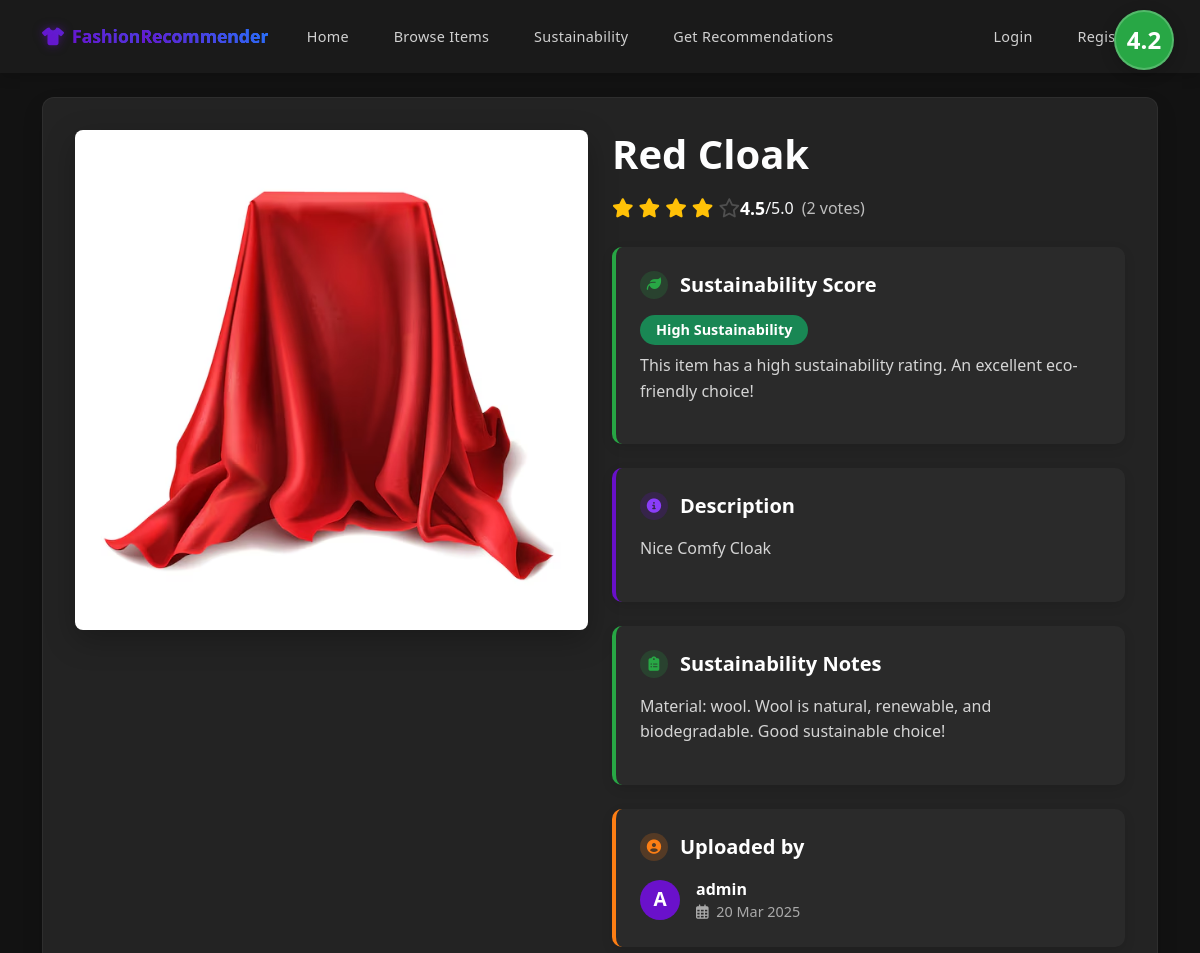
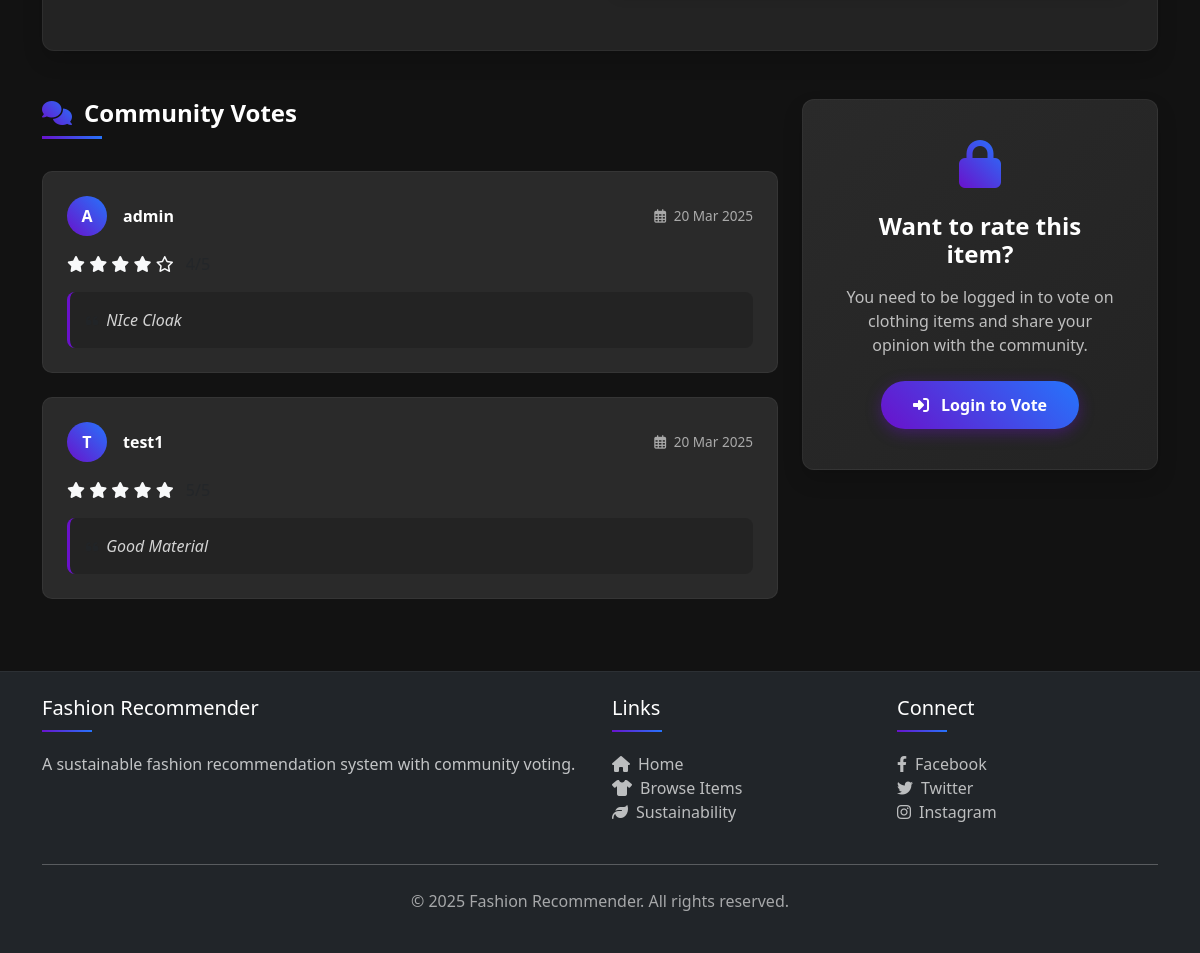
Page /item/1 on the committed database (2 pictures, top to bottom).
### models.py (models this page shows, shortened)
class ClothingItem(db.Model):
    id = db.Column(db.Integer, primary_key=True)
    name = db.Column(db.String(100), nullable=False)
    description = db.Column(db.Text)
    image_path = db.Column(db.String(255), nullable=False)
    sustainability_score = db.Column(db.Float, default=0.0)
    sustainability_notes = db.Column(db.Text)
    created_at = db.Column(db.DateTime, default=datetime.utcnow)
    user_id = db.Column(db.Integer, db.ForeignKey('user.id'))
    votes = db.relationship('Vote', backref='item', lazy='dynamic')
    def get_vote_score(self):
        votes = self.votes.all()
        if not votes:
            return 0
        return sum(vote.value for vote in votes) / len(votes)

class User(UserMixin, db.Model):
    id = db.Column(db.Integer, primary_key=True)
    username = db.Column(db.String(64), unique=True, nullable=False)
    email = db.Column(db.String(120), unique=True, nullable=False)
    password_hash = db.Column(db.String(128))
    role = db.Column(db.String(20), default=Role.CUSTOMER)  # Default to customer role
    created_at = db.Column(db.DateTime, default=datetime.utcnow)
    items = db.relationship('ClothingItem', backref='owner', lazy='dynamic')
    votes = db.relationship('Vote', backref='voter', lazy='dynamic')

class Vote(db.Model):
    id = db.Column(db.Integer, primary_key=True)
    value = db.Column(db.Integer, nullable=False)  # 1-5 rating
    comment = db.Column(db.Text)
    created_at = db.Column(db.DateTime, default=datetime.utcnow)
    user_id = db.Column(db.Integer, db.ForeignKey('user.id'))
    item_id = db.Column(db.Integer, db.ForeignKey('clothing_item.id'))
    __table_args__ = (
        db.UniqueConstraint('user_id', 'item_id', name='unique_user_item_vote'),
    )

### app_simple.py (the view)
@app.route('/item/<int:item_id>')
def item_details(item_id):
    item = ClothingItem.query.get_or_404(item_id)
    item.image_path = normalize_path(item.image_path)
    user_vote = None
    if current_user.is_authenticated:
        user_vote = Vote.query.filter_by(user_id=current_user.id, item_id=item.id).first()
    return render_template('item_details.html', item=item, user_vote=user_vote)

### templates/item_details.html (shortened to what this page needs)
{% extends "base.html" %}
{% block content %}
<div class="item-details-container">
    <div class="row">
        <div class="col-md-6 mb-4 mb-md-0">
            <div class="item-image-container">
                <img src="{{ url_for('static', filename=item.image_path|normalize_path) }}" alt="{{ item.name }}" class="item-image">
            </div>
        </div>
        <div class="col-md-6">
            <h1 class="item-title">{{ item.name }}</h1>
            <div class="rating-display">
                <div class="rating">
                    {% set score = item.get_vote_score() %}
                    {% for i in range(5) %}
                        {% if i < score|int %}
                        <i class="fas fa-star"></i>
                        {% else %}
                        <i class="far fa-star"></i>
                        {% endif %}
                    {% endfor %}
                </div>
                <span class="vote-score" id="vote-score">{{ score|round(1) }}</span>/5.0
                <span class="vote-count ms-2">(<span id="votes-count">{{ item.votes.count() }}</span> votes)</span>
            </div>
            <div class="info-section sustainability-section">
                <h5 class="section-title"><i class="fas fa-leaf"></i>Sustainability Score</h5>
                <div class="d-flex align-items-center">
                    <div class="sustainability-score score-{{ item.sustainability_score|int }}">
                        {{ item.sustainability_score }}
                    </div>
                    <div>
                        {% if item.sustainability_score < 2.5 %}
                        <span class="badge bg-danger sustainability-badge">Low Sustainability</span>
                        <p class="section-content mt-2">This item has a low sustainability rating. Consider choosing alternatives with higher scores.</p>
                        {% elif item.sustainability_score < 3.5 %}
                        <span class="badge bg-warning text-dark sustainability-badge">Medium Sustainability</span>
                        <p class="section-content mt-2">This item has a moderate sustainability rating. There's room for improvement.</p>
                        {% else %}
                        <span class="badge bg-success sustainability-badge">High Sustainability</span>
                        <p class="section-content mt-2">This item has a high sustainability rating. An excellent eco-friendly choice!</p>
                        {% endif %}
                    </div>
                </div>
            </div>
            {% if item.description %}
            <div class="info-section description-section">
                <h5 class="section-title"><i class="fas fa-info-circle"></i>Description</h5>
                <p class="section-content">{{ item.description }}</p>
            </div>
            {% endif %}
            {% if item.sustainability_notes %}
            <div class="info-section sustainability-section">
                <h5 class="section-title"><i class="fas fa-clipboard-list"></i>Sustainability Notes</h5>
                <p class="section-content">{{ item.sustainability_notes }}</p>
            </div>
            {% endif %}
            <div class="info-section uploader-section">
                <h5 class="section-title"><i class="fas fa-user-circle"></i>Uploaded by</h5>
                <div class="uploader-info">
                    <div class="uploader-avatar">
                        {{ item.owner.username[0]|upper }}
                    </div>
                    <div class="uploader-details">
                        <span class="uploader-name">{{ item.owner.username }}</span>
                        <span class="upload-date">
                            <i class="far fa-calendar-alt me-1"></i> {{ item.created_at.strftime('%d %b %Y') }}
                        </span>
                    </div>
                </div>
            </div>
        </div>
    </div>
</div>
<div class="row community-votes-section">
    <div class="col-md-8">
        <h3 class="section-header"><i class="fas fa-comments"></i>Community Votes</h3>
        {% if item.votes.count() > 0 %}
            {% for vote in item.votes %}
            <div class="vote-card">
                <div class="vote-card-body">
                    <div class="vote-card-header">
                        <div class="voter-info">
                            <div class="voter-avatar">
                                {{ vote.voter.username[0]|upper }}
                            </div>
                            <span class="voter-name">{{ vote.voter.username }}</span>
                        </div>
                        <span class="vote-date">
                            <i class="far fa-calendar-alt me-1"></i> {{ vote.created_at.strftime('%d %b %Y') }}
                        </span>
                    </div>
                    <div class="vote-rating">
                        {% for i in range(5) %}
                            {% if i < vote.value %}
                            <i class="fas fa-star"></i>
                            {% else %}
                            <i class="far fa-star"></i>
                            {% endif %}
                        {% endfor %}
                        <span class="ms-2 text-muted">{{ vote.value }}/5</span>
                    </div>
                    {% if vote.comment %}
                    <div class="vote-comment">
                        <i class="fas fa-quote-left me-2 small text-muted"></i>{{ vote.comment }}
                    </div>
                    {% endif %}
                </div>
            </div>
            {% endfor %}
        {% else %}
            <div class="empty-votes">
                <i class="far fa-comment-dots"></i>
                <h4>No votes yet</h4>
                <p>Be the first to share your opinion about this item!</p>
            </div>
        {% endif %}
    </div>
    <div class="col-md-4">
        {% if current_user.is_authenticated %}
        <div class="rating-form-container">
            <h3 class="rating-form-title">Rate This Item</h3>
            {% if user_vote %}
            <p class="rating-form-subtitle">
                You've already rated this item. You can update your rating below.
            </p>
            {% else %}
            <p class="rating-form-subtitle">
                Share your thoughts about this item with the community.
            </p>
            {% endif %}
            <form method="POST" action="{{ url_for('vote', item_id=item.id) }}" id="ajax-vote-form" data-item-id="{{ item.id }}">
                <div class="mb-4">
                    <label class="form-label">Your Rating:</label>
                    <div class="rating-form">
                        {% for i in range(1, 6) %}
                        <span class="star {% if user_vote and user_vote.value >= i %}active{% endif %}" data-value="{{ i }}">
                            <i class="fas fa-star"></i>
                        </span>
                        {% endfor %}
                    </div>
                    <input type="hidden" id="rating-value" name="vote" value="{{ user_vote.value if user_vote else '0' }}">
                </div>
                <div class="mb-4">
                    <label for="comment" class="form-label">Comment (Optional):</label>
                    <textarea class="form-control" id="comment" name="comment" rows="4" placeholder="Share your thoughts about this item...">{{ user_vote.comment if user_vote else '' }}</textarea>
                </div>
                <button type="submit" class="btn btn-primary submit-btn">
                    {% if user_vote %}
                    <i class="fas fa-sync-alt me-2"></i> Update Rating
                    {% else %}
                    <i class="fas fa-paper-plane me-2"></i> Submit Rating
                    {% endif %}
                </button>
            </form>
        </div>
        {% else %}
        <div class="login-card">
            <i class="fas fa-lock login-icon"></i>
            <h5 class="login-title">Want to rate this item?</h5>
            <p class="login-text">You need to be logged in to vote on clothing items and share your opinion with the community.</p>
            <a href="{{ url_for('login', next=request.path) }}" class="btn btn-primary login-btn">
                <i class="fas fa-sign-in-alt me-2"></i> Login to Vote
            </a>
        </div>
        {% endif %}
    </div>
</div>
{% endblock %}

### templates/base.html (shortened to what this page needs)
<!DOCTYPE html>
<html lang="en">
<head>
    <link href="https://cdn.jsdelivr.net/npm/bootstrap@5.3.0-alpha1/dist/css/bootstrap.min.css" rel="stylesheet">
    <link rel="stylesheet" href="https://cdnjs.cloudflare.com/ajax/libs/font-awesome/6.3.0/css/all.min.css">
    <link rel="stylesheet" href="{{ url_for('static', filename='css/style.css') }}">
</head>
<body>
    <nav class="navbar navbar-expand-lg navbar-dark navbar-compact bg-dark">
        <div class="container">
            <a class="navbar-brand" href="{{ url_for('index') }}">
                <i class="fas fa-tshirt"></i><span class="brand-text">Fashion<span>Recommender</span></span>
            </a>
            <div class="collapse navbar-collapse" id="navbarSupportedContent">
                <ul class="navbar-nav me-auto mb-2 mb-lg-0">
                    <li class="nav-item">
                        <a class="nav-link {% if request.endpoint == 'index' %}active{% endif %}" href="{{ url_for('index') }}">Home</a>
                    </li>
                    <li class="nav-item">
                        <a class="nav-link {% if request.endpoint == 'items' %}active{% endif %}" href="{{ url_for('items') }}">Browse Items</a>
                    </li>
                    <li class="nav-item">
                        <a class="nav-link {% if request.endpoint == 'sustainability' %}active{% endif %}" href="{{ url_for('sustainability') }}">Sustainability</a>
                    </li>
                    <li class="nav-item">
                        <a class="nav-link" href="http://localhost:8501/">Get Recommendations</a>
                    </li>
                </ul>
                <ul class="navbar-nav">
                    {% if current_user.is_authenticated %}
                    <li class="nav-item">
                        <span class="nav-link">Welcome, {{ current_user.username }}</span>
                    </li>
                    <li class="nav-item">
                        <a class="nav-link" href="{{ url_for('logout') }}">Logout</a>
                    </li>
                    {% else %}
                    <li class="nav-item">
                        <a class="nav-link" href="{{ url_for('login') }}">Login</a>
                    </li>
                    <li class="nav-item">
                        <a class="nav-link" href="{{ url_for('register') }}">Register</a>
                    </li>
                    {% endif %}
                </ul>
            </div>
        </div>
    </nav>
    <div class="container mt-4">
        {% block content %}{% endblock %}
    </div>
    <footer class="bg-dark text-white mt-5 py-4">
        <div class="container">
            <div class="row">
                <div class="col-md-6">
                    <h5>Fashion Recommender</h5>
                    <p class="text-light opacity-75">A sustainable fashion recommendation system with community voting.</p>
                </div>
                <div class="col-md-3">
                    <h5>Links</h5>
                    <ul class="list-unstyled">
                        <li><a href="{{ url_for('index') }}"><i class="fas fa-home me-2"></i>Home</a></li>
                        <li><a href="{{ url_for('items') }}"><i class="fas fa-tshirt me-2"></i>Browse Items</a></li>
                        <li><a href="{{ url_for('sustainability') }}"><i class="fas fa-leaf me-2"></i>Sustainability</a></li>
                    </ul>
                </div>
                <div class="col-md-3">
                    <h5>Connect</h5>
                    <ul class="list-unstyled">
                        <li><a href="#"><i class="fab fa-facebook-f me-2"></i>Facebook</a></li>
                        <li><a href="#"><i class="fab fa-twitter me-2"></i>Twitter</a></li>
                        <li><a href="#"><i class="fab fa-instagram me-2"></i>Instagram</a></li>
                    </ul>
                </div>
            </div>
            <hr class="my-4 opacity-25">
            <div class="text-center">
                <p>&copy; 2025 Fashion Recommender. All rights reserved.</p>
            </div>
        </div>
    </footer>
</body>
</html>

### rows in the picture
ClothingItem: image_path (picture), name "Red Cloak", sustainability_score "4.2", description "Nice Comfy Cloak", sustainability_notes "Material: wool. Wool is natural, renewable, and biodegradable. Good sustainable choice!", created_at "20 Mar 2025"
User: owner "A", owner.username "admin"
Vote: value 4 (drawn), voter "A", voter.username "admin", created_at "20 Mar 2025", comment "NIce Cloak"
Vote: voter "T", voter.username "test1", created_at "20 Mar 2025", value 5 (drawn), comment "Good Material"

### other values in the picture
{{ score|round(1) }} "4.5"
{{ item.votes.count() }} "2"
